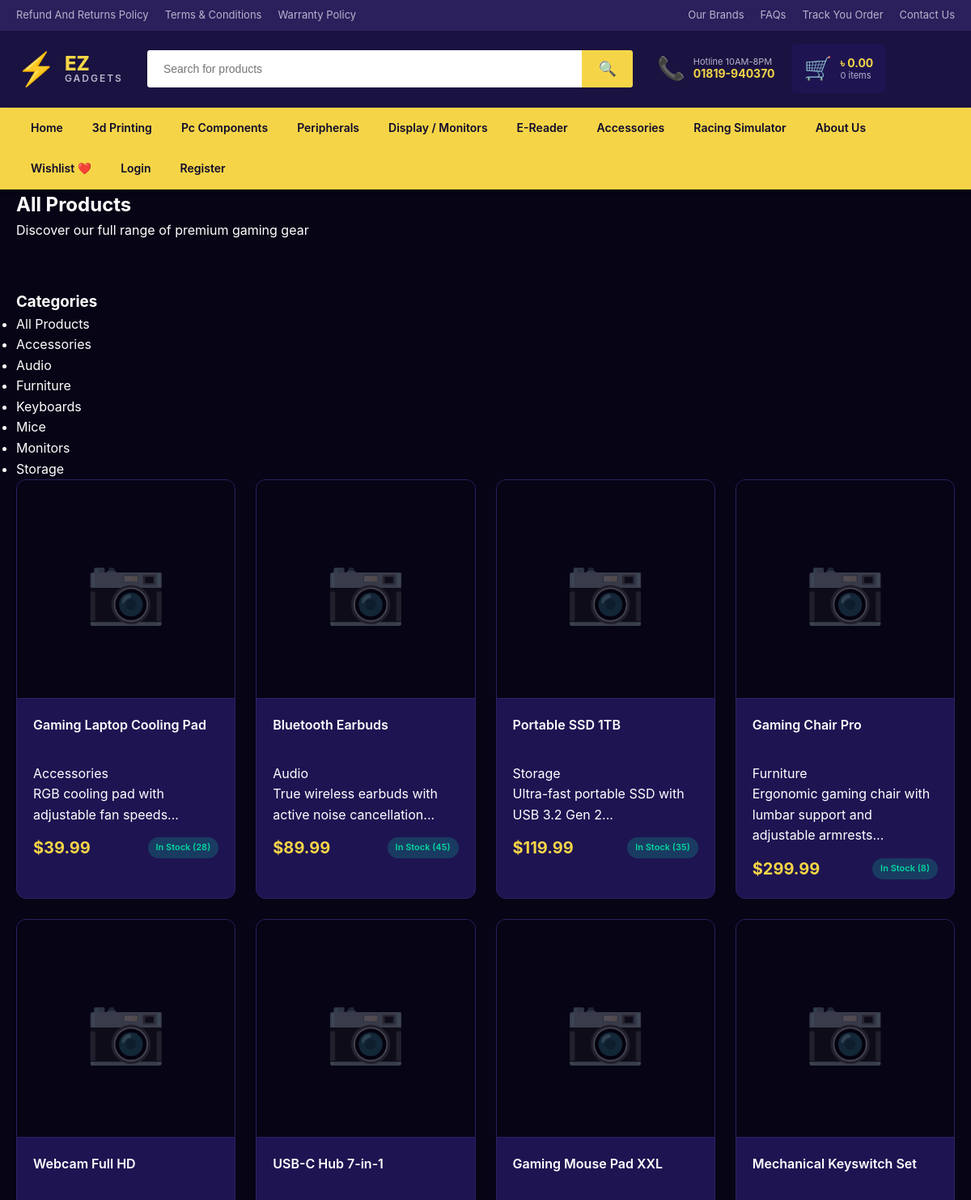
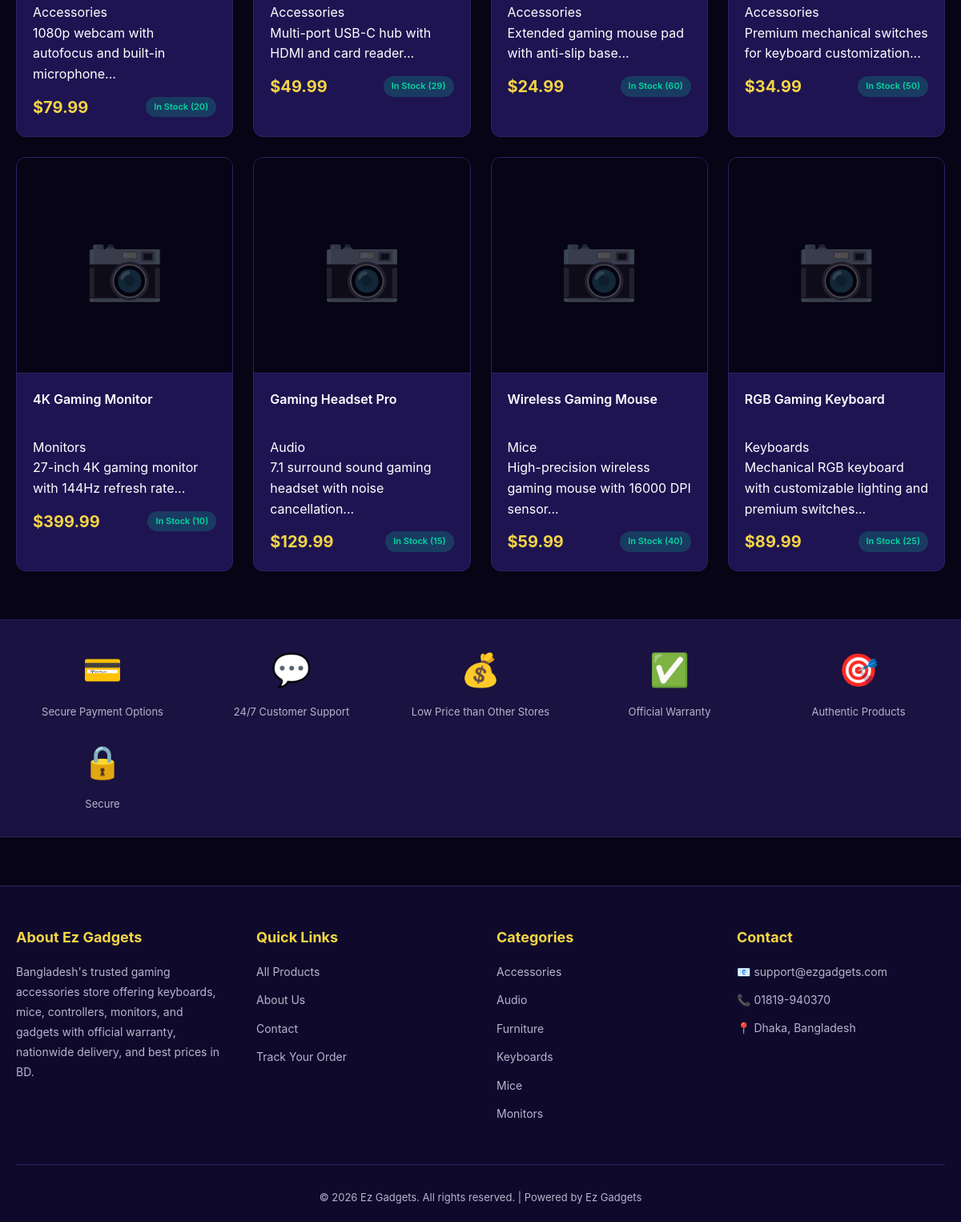
Page /products on the committed database (2 pictures, top to bottom).
### tables this page shows
CREATE TABLE products (
                id INTEGER PRIMARY KEY AUTOINCREMENT,
                name TEXT NOT NULL,
                category TEXT NOT NULL,
                price REAL NOT NULL,
                stock INTEGER NOT NULL DEFAULT 0,
                image TEXT,
                description TEXT,
                created_at TIMESTAMP DEFAULT CURRENT_TIMESTAMP
            );

### app.py (the view)
@app.route('/products')
def products():
    category = request.args.get('category')
    search_query = request.args.get('q')
    if search_query:
        products_list = search_products(search_query)
    elif category:
        products_list = get_products_by_category(category)
    else:
        products_list = get_all_products()
    categories = get_categories()
    return render_template('products.html', products=products_list, categories=categories,
                         selected_category=category, search_query=search_query)

### app.py (called while the page is built)
def get_cart_total():
    cart = session.get('cart', {})
    total_price = 0
    total_items = 0
    for product_id, quantity in cart.items():
        product = get_product_by_id(int(product_id))
        if product:
            total_price += product['price'] * quantity
            total_items += quantity
    return {'total_price': round(total_price, 2), 'total_items': total_items}

@app.context_processor
def inject_global_data():
    cart_total = get_cart_total()
    categories = get_categories()
    user = None
    if 'user_id' in session:
        user = get_user_by_id(session['user_id'])
    return dict(cart_total=cart_total, all_categories=categories, current_user=user)

### models/db.py (called while the page is built)
@contextmanager
def get_db_connection():
    conn = sqlite3.connect(DATABASE_PATH)
    conn.row_factory = sqlite3.Row
    try:
        yield conn
        conn.commit()
    except Exception as e:
        conn.rollback()
        raise e
    finally:
        conn.close()

def get_all_products():
    with get_db_connection() as conn:
        cursor = conn.cursor()
        cursor.execute('SELECT * FROM products ORDER BY id DESC')
        return cursor.fetchall()

def get_categories():
    with get_db_connection() as conn:
        cursor = conn.cursor()
        cursor.execute('SELECT DISTINCT category FROM products ORDER BY category')
        return cursor.fetchall()

### templates/products.html (shortened to what this page needs)
{% extends "base.html" %}
{% block content %}
<section class="page-header">
    <div class="container">
        <h1 class="page-header__title">All Products</h1>
        <p class="page-header__subtitle">Discover our full range of premium gaming gear</p>
    </div>
</section>
<section class="products-section">
    <div class="container">
        <div class="products-layout">
            <aside class="products-sidebar">
                <div class="filter-group">
                    <h3 class="filter-group__title">Categories</h3>
                    <ul class="filter-list">
                        <li class="filter-list__item">
                            <a href="{{ url_for('products') }}" class="filter-list__link {% if not selected_category %}filter-list__link--active{% endif %}">
                                All Products
                            </a>
                        </li>
                        {% for category in categories %}
                        <li class="filter-list__item">
                            <a href="{{ url_for('products', category=category.category) }}"
                               class="filter-list__link {% if selected_category == category.category %}filter-list__link--active{% endif %}">
                                {{ category.category }}
                            </a>
                        </li>
                        {% endfor %}
                    </ul>
                </div>
            </aside>
            <div class="products-main">
                {% if products %}
                <div class="products-grid">
                    {% for product in products %}
                    <article class="product-card">
                        <a href="{{ url_for('product_detail', product_id=product.id) }}" class="product-card__link">
                            <div class="product-card__image">
                                <span class="product-card__placeholder">📷</span>
                            </div>
                            <div class="product-card__content">
                                <h3 class="product-card__title">{{ product.name }}</h3>
                                <p class="product-card__category">{{ product.category }}</p>
                                <p class="product-card__description">{{ product.description[:80] }}...</p>
                                <div class="product-card__footer">
                                    <span class="product-card__price">${{ "%.2f"|format(product.price) }}</span>
                                    {% if product.stock > 0 %}
                                    <span class="product-card__stock product-card__stock--available">In Stock ({{ product.stock }})</span>
                                    {% else %}
                                    <span class="product-card__stock product-card__stock--out">Out of Stock</span>
                                    {% endif %}
                                </div>
                            </div>
                        </a>
                    </article>
                    {% endfor %}
                </div>
                {% else %}
                <div class="empty-state">
                    <p class="empty-state__text">No products found in this category.</p>
                    <a href="{{ url_for('products') }}" class="btn btn--secondary">View All Products</a>
                </div>
                {% endif %}
            </div>
        </div>
    </div>
</section>
{% endblock %}

### templates/base.html (shortened to what this page needs)
<!DOCTYPE html>
<html lang="en">
<head>
    <link rel="stylesheet" href="{{ url_for('static', filename='css/style.css') }}">
</head>
<body>
    <div class="top-bar">
        <div class="container">
            <div class="top-bar__content">
                <div class="top-bar__links">
                    <a href="#">Refund And Returns Policy</a>
                    <a href="#">Terms & Conditions</a>
                    <a href="#">Warranty Policy</a>
                </div>
                <div class="top-bar__links top-bar__links--right">
                    <a href="#">Our Brands</a>
                    <a href="#">FAQs</a>
                    <a href="#">Track You Order</a>
                    <a href="{{ url_for('contact') }}">Contact Us</a>
                </div>
            </div>
        </div>
    </div>
    <header class="header">
        <div class="container">
            <div class="header__content">
                <a href="{{ url_for('index') }}" class="header__logo">
                    <div class="header__logo-icon">⚡</div>
                    <div class="header__logo-text">
                        <span class="header__logo-main">EZ</span>
                        <span class="header__logo-sub">GADGETS</span>
                    </div>
                </a>
                <div class="header__search">
                    <form action="{{ url_for('products') }}" method="get" class="search-form">
                        <input type="text" name="q" placeholder="Search for products" class="search-form__input">
                        <button type="submit" class="search-form__button">🔍</button>
                    </form>
                </div>
                <div class="header__actions">
                    <div class="header__phone">
                        <span class="header__phone-icon">📞</span>
                        <div class="header__phone-content">
                            <div class="header__phone-label">Hotline 10AM-8PM</div>
                            <div class="header__phone-number">01819-940370</div>
                        </div>
                    </div>
                    <a href="{{ url_for('cart') }}" class="header__cart">
                        <span class="header__cart-icon">🛒</span>
                        <div class="header__cart-content">
                            <div class="header__cart-label">৳ {{ "%.2f"|format(cart_total.total_price) }}</div>
                            <div class="header__cart-items">{{ cart_total.total_items }} items</div>
                        </div>
                    </a>
                </div>
            </div>
        </div>
    </header>
    <nav class="nav">
        <div class="container">
            <ul class="nav__menu">
                <li><a href="{{ url_for('index') }}">Home</a></li>
                <li><a href="#">3d Printing</a></li>
                <li><a href="#">Pc Components</a></li>
                <li class="nav__dropdown">
                    <a href="#">Peripherals</a>
                </li>
                <li><a href="#">Display / Monitors</a></li>
                <li><a href="#">E-Reader</a></li>
                <li><a href="#">Accessories</a></li>
                <li><a href="#">Racing Simulator</a></li>
                <li><a href="{{ url_for('about') }}">About Us</a></li>
                <li><a href="#">Wishlist ❤️</a></li>
                {% if current_user %}
                    {% if current_user.role == 'admin' %}
                    <li><a href="{{ url_for('admin_dashboard') }}">Admin Panel</a></li>
                    {% endif %}
                    <li><a href="{{ url_for('account') }}">My Account</a></li>
                    <li><a href="{{ url_for('logout') }}">Logout</a></li>
                {% else %}
                    <li><a href="{{ url_for('login') }}">Login</a></li>
                    <li><a href="{{ url_for('register') }}">Register</a></li>
                {% endif %}
            </ul>
        </div>
    </nav>
    <main class="main">
        {% block content %}{% endblock %}
    </main>
    <section class="trust-section">
        <div class="container">
            <div class="trust-grid">
                <div class="trust-item">
                    <span class="trust-item__icon">💳</span>
                    <span class="trust-item__text">Secure Payment Options</span>
                </div>
                <div class="trust-item">
                    <span class="trust-item__icon">💬</span>
                    <span class="trust-item__text">24/7 Customer Support</span>
                </div>
                <div class="trust-item">
                    <span class="trust-item__icon">💰</span>
                    <span class="trust-item__text">Low Price than Other Stores</span>
                </div>
                <div class="trust-item">
                    <span class="trust-item__icon">✅</span>
                    <span class="trust-item__text">Official Warranty</span>
                </div>
                <div class="trust-item">
                    <span class="trust-item__icon">🎯</span>
                    <span class="trust-item__text">Authentic Products</span>
                </div>
                <div class="trust-item">
                    <span class="trust-item__icon">🔒</span>
                    <span class="trust-item__text">Secure</span>
                </div>
            </div>
        </div>
    </section>
    <footer class="footer">
        <div class="container">
            <div class="footer__content">
                <div class="footer__section">
                    <h3 class="footer__title">About Ez Gadgets</h3>
                    <p class="footer__text">Bangladesh's trusted gaming accessories store offering keyboards, mice, controllers, monitors, and gadgets with official warranty, nationwide delivery, and best prices in BD.</p>
                </div>
                <div class="footer__section">
                    <h3 class="footer__title">Quick Links</h3>
                    <ul class="footer__links">
                        <li><a href="{{ url_for('products') }}">All Products</a></li>
                        <li><a href="{{ url_for('about') }}">About Us</a></li>
                        <li><a href="{{ url_for('contact') }}">Contact</a></li>
                        <li><a href="#">Track Your Order</a></li>
                    </ul>
                </div>
                <div class="footer__section">
                    <h3 class="footer__title">Categories</h3>
                    <ul class="footer__links">
                        {% for category in all_categories[:6] %}
                        <li><a href="{{ url_for('products', category=category.category) }}">{{ category.category }}</a></li>
                        {% endfor %}
                    </ul>
                </div>
                <div class="footer__section">
                    <h3 class="footer__title">Contact</h3>
                    <p class="footer__text">📧 support@ezgadgets.com</p>
                    <p class="footer__text">📞 01819-940370</p>
                    <p class="footer__text">📍 Dhaka, Bangladesh</p>
                </div>
            </div>
            <div class="footer__bottom">
                <p>&copy; 2026 Ez Gadgets. All rights reserved. | Powered by Ez Gadgets</p>
            </div>
        </div>
    </footer>
</body>
</html>

### rows in the picture
products: name "Gaming Laptop Cooling Pad", category "Accessories", description "RGB cooling pad with adjustable fan speeds", price "39.99", stock "28"
products: name "Bluetooth Earbuds", category "Audio", description "True wireless earbuds with active noise cancellation", price "89.99", stock "45"
products: name "Portable SSD 1TB", category "Storage", description "Ultra-fast portable SSD with USB 3.2 Gen 2", price "119.99", stock "35"
products: name "Gaming Chair Pro", category "Furniture", description "Ergonomic gaming chair with lumbar support and adjustable armrests", price "299.99", stock "8"
products: name "Webcam Full HD", category "Accessories", description "1080p webcam with autofocus and built-in microphone", price "79.99", stock "20"
products: name "USB-C Hub 7-in-1", category "Accessories", description "Multi-port USB-C hub with HDMI and card reader", price "49.99", stock "29"
products: name "Gaming Mouse Pad XXL", category "Accessories", description "Extended gaming mouse pad with anti-slip base", price "24.99", stock "60"
products: name "Mechanical Keyswitch Set", category "Accessories", description "Premium mechanical switches for keyboard customization", price "34.99", stock "50"
products: name "4K Gaming Monitor", category "Monitors", description "27-inch 4K gaming monitor with 144Hz refresh rate", price "399.99", stock "10"
products: name "Gaming Headset Pro", category "Audio", description "7.1 surround sound gaming headset with noise cancellation", price "129.99", stock "15"
products: name "Wireless Gaming Mouse", category "Mice", description "High-precision wireless gaming mouse with 16000 DPI sensor", price "59.99", stock "40"
products: name "RGB Gaming Keyboard", category "Keyboards", description "Mechanical RGB keyboard with customizable lighting and premium switches", price "89.99", stock "25"

### other values in the picture
{{ "%.2f"|format(cart_total.total_price) }} "0.00"
{{ cart_total.total_items }} "0"
{{ category.category }} "Accessories" "Audio" "Furniture" "Keyboards" "Mice" "Monitors" "Storage"
{{ category.category }} "Accessories" "Audio" "Furniture" "Keyboards" "Mice" "Monitors"
